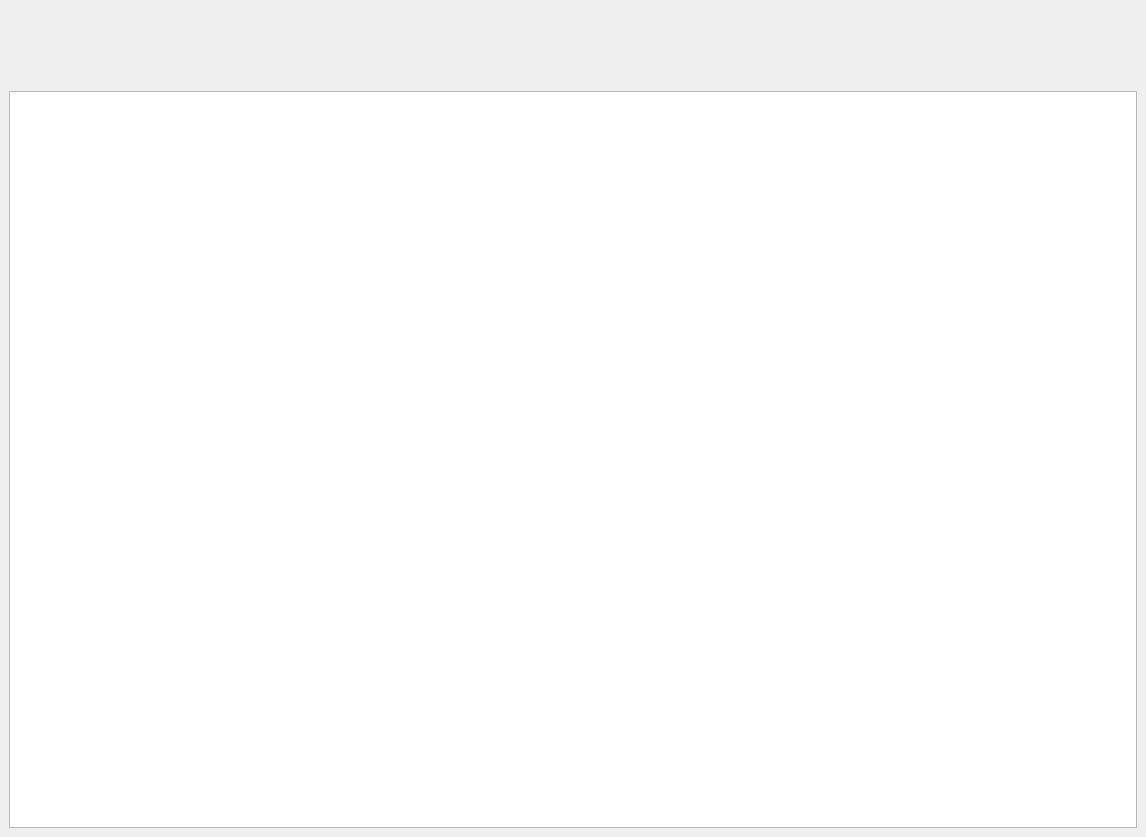
<?xml version="1.0" encoding="UTF-8"?>
<ui version="4.0">
 <class>MainWindow</class>
 <widget class="QMainWindow" name="MainWindow">
  <property name="geometry">
   <rect>
    <x>0</x>
    <y>0</y>
    <width>1146</width>
    <height>837</height>
   </rect>
  </property>
  <property name="windowTitle">
   <string>MainWindow</string>
  </property>
  <widget class="QWidget" name="centralwidget">
   <layout class="QVBoxLayout" name="verticalLayout_2" stretch="1,9">
    <item>
     <layout class="QHBoxLayout" name="horizontalLayout"/>
    </item>
    <item>
     <widget class="QTableWidget" name="tableWidget"/>
    </item>
   </layout>
  </widget>
 </widget>
 <resources/>
 <connections/>
</ui>
